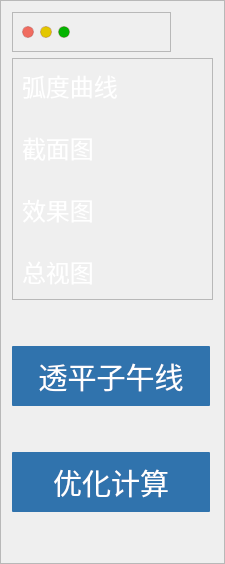
       <widget class="QFrame" name="frame">
        <property name="minimumSize">
         <size>
          <width>225</width>
          <height>0</height>
         </size>
        </property>
        <property name="maximumSize">
         <size>
          <width>225</width>
          <height>16777215</height>
         </size>
        </property>
        <property name="styleSheet">
         <string notr="true">QFrame#frame{
	background-color: qlineargradient(x0:0, y0:1, x2:0, y2:1,stop:0 rgb(113, 109, 252), stop:1 rgb(164, 124, 255));
}</string>
        </property>
        <property name="frameShape">
         <enum>QFrame::StyledPanel</enum>
        </property>
        <property name="frameShadow">
         <enum>QFrame::Raised</enum>
        </property>
        <layout class="QVBoxLayout" name="verticalLayout" stretch="0,4,3,0,0,0,0">
         <item>
          <widget class="QFrame" name="frame_2">
           <property name="maximumSize">
            <size>
             <width>159</width>
             <height>16777215</height>
            </size>
           </property>
           <property name="frameShape">
            <enum>QFrame::StyledPanel</enum>
           </property>
           <property name="frameShadow">
            <enum>QFrame::Raised</enum>
           </property>
           <layout class="QHBoxLayout" name="horizontalLayout">
            <item>
             <widget class="QPushButton" name="pushButton_5">
              <property name="minimumSize">
               <size>
                <width>12</width>
                <height>12</height>
               </size>
              </property>
              <property name="maximumSize">
               <size>
                <width>12</width>
                <height>12</height>
               </size>
              </property>
              <property name="styleSheet">
               <string notr="true">QPushButton{
	
	background-color: rgb(240, 108, 96);
border:1px solid rgba(113, 17, 15,50);
border-radius:6px;
}
QPushButton:hover {
background-color:rgb(139, 29, 31)
	
}
QPushButton:pressed {
	background-color: rgb(232, 59, 35);
}
</string>
              </property>
              <property name="text">
               <string/>
              </property>
             </widget>
            </item>
            <item>
             <widget class="QPushButton" name="pushButton_6">
              <property name="minimumSize">
               <size>
                <width>12</width>
                <height>12</height>
               </size>
              </property>
              <property name="maximumSize">
               <size>
                <width>12</width>
                <height>12</height>
               </size>
              </property>
              <property name="styleSheet">
               <string notr="true">QPushButton{
	
	background-color: rgb(227, 199, 0);
border:1px solid rgba(113, 17, 15,50);
border-radius:6px;
}
QPushButton:hover {
background-color:rgb(139, 29, 31)
	
}
QPushButton:pressed {
	background-color: rgb(232, 59, 35);
}
</string>
              </property>
              <property name="text">
               <string/>
              </property>
             </widget>
            </item>
            <item>
             <widget class="QPushButton" name="pushButton_7">
              <property name="minimumSize">
               <size>
                <width>12</width>
                <height>12</height>
               </size>
              </property>
              <property name="maximumSize">
               <size>
                <width>12</width>
                <height>12</height>
               </size>
              </property>
              <property name="styleSheet">
               <string notr="true">QPushButton{
	
	background-color: rgb(4, 180, 0);
border:1px solid rgba(113, 17, 15,50);
border-radius:6px;
}
QPushButton:hover {
background-color:rgb(139, 29, 31)
	
}
QPushButton:pressed {
	background-color: rgb(232, 59, 35);
}
</string>
              </property>
              <property name="text">
               <string/>
              </property>
             </widget>
            </item>
            <item>
             <spacer name="horizontalSpacer_2">
              <property name="orientation">
               <enum>Qt::Horizontal</enum>
              </property>
              <property name="sizeHint" stdset="0">
               <size>
                <width>40</width>
                <height>20</height>
               </size>
              </property>
             </spacer>
            </item>
           </layout>
          </widget>
         </item>
         <item>
          <widget class="QFrame" name="frame_3">
           <property name="contextMenuPolicy">
            <enum>Qt::CustomContextMenu</enum>
           </property>
           <property name="frameShape">
            <enum>QFrame::StyledPanel</enum>
           </property>
           <property name="frameShadow">
            <enum>QFrame::Raised</enum>
           </property>
           <layout class="QVBoxLayout" name="verticalLayout_2" stretch="0,0,0,0,0,0,0">
            <item>
             <widget class="QPushButton" name="pushButton_hudu">
              <property name="font">
               <font>
                <family>Agency FB</family>
                <pointsize>18</pointsize>
               </font>
              </property>
              <property name="styleSheet">
               <string notr="true">QPushButton{
	color: rgb(255, 255, 255);
text-align:left;

	border:0px outset rgb(255, 255, 255);
	border-radius:8px;
}
QPushButton:hover {

border:2px outset rgba(36, 36, 36,0);
}
QPushButton:pressed {

border:4px outset rgba(36, 36, 36,0);
}</string>
              </property>
              <property name="text">
               <string>弧度曲线</string>
              </property>
              <property name="icon">
               <iconset resource="source/pic.qrc">
                <normaloff>:/source/hudu.png</normaloff>:/source/hudu.png</iconset>
              </property>
              <property name="iconSize">
               <size>
                <width>50</width>
                <height>40</height>
               </size>
              </property>
             </widget>
            </item>
            <item>
             <widget class="QLabel" name="label_2">
              <property name="text">
               <string/>
              </property>
             </widget>
            </item>
            <item>
             <widget class="QPushButton" name="pushButton_jiemian">
              <property name="font">
               <font>
                <family>Agency FB</family>
                <pointsize>18</pointsize>
               </font>
              </property>
              <property name="styleSheet">
               <string notr="true">QPushButton{
	color: rgb(255, 255, 255);
text-align:left;

	border:0px outset rgb(255, 255, 255);
	border-radius:8px;
}
QPushButton:hover {

border:2px outset rgba(36, 36, 36,0);
}
QPushButton:pressed {

border:4px outset rgba(36, 36, 36,0);
}</string>
              </property>
              <property name="text">
               <string>截面图</string>
              </property>
              <property name="icon">
               <iconset resource="source/pic.qrc">
                <normaloff>:/source/jiemian.png</normaloff>:/source/jiemian.png</iconset>
              </property>
              <property name="iconSize">
               <size>
                <width>50</width>
                <height>40</height>
               </size>
              </property>
             </widget>
            </item>
            <item>
             <widget class="QLabel" name="label">
              <property name="text">
               <string/>
              </property>
             </widget>
            </item>
            <item>
             <widget class="QPushButton" name="pushButton_xiaoguo">
              <property name="font">
               <font>
                <family>Agency FB</family>
                <pointsize>18</pointsize>
               </font>
              </property>
              <property name="styleSheet">
               <string notr="true">QPushButton{
	
	color: rgb(255, 255, 255);
text-align:left;

	border:0px outset rgb(255, 255, 255);
	border-radius:8px;
}
QPushButton:hover {

border:2px outset rgba(36, 36, 36,0);
}
QPushButton:pressed {

border:4px outset rgba(36, 36, 36,0);
}</string>
              </property>
              <property name="text">
               <string>效果图</string>
              </property>
              <property name="icon">
               <iconset resource="source/pic.qrc">
                <normaloff>:/source/xiaoguo.png</normaloff>:/source/xiaoguo.png</iconset>
              </property>
              <property name="iconSize">
               <size>
                <width>50</width>
                <height>40</height>
               </size>
              </property>
             </widget>
            </item>
            <item>
             <widget class="QLabel" name="label_6">
              <property name="text">
               <string/>
              </property>
             </widget>
            </item>
            <item>
             <widget class="QPushButton" name="pushButton_zong">
              <property name="font">
               <font>
                <family>Agency FB</family>
                <pointsize>18</pointsize>
               </font>
              </property>
              <property name="styleSheet">
               <string notr="true">QPushButton{
	color: rgb(255, 255, 255);
text-align:left;

	border:0px outset rgb(255, 255, 255);
	border-radius:8px;
}
QPushButton:hover {

border:2px outset rgba(36, 36, 36,0);
}
QPushButton:pressed {

border:4px outset rgba(36, 36, 36,0);
}</string>
              </property>
              <property name="text">
               <string>总视图</string>
              </property>
              <property name="icon">
               <iconset resource="source/pic.qrc">
                <normaloff>:/source/zong.png</normaloff>:/source/zong.png</iconset>
              </property>
              <property name="iconSize">
               <size>
                <width>50</width>
                <height>40</height>
               </size>
              </property>
             </widget>
            </item>
           </layout>
          </widget>
         </item>
         <item>
          <spacer name="verticalSpacer">
           <property name="orientation">
            <enum>Qt::Vertical</enum>
           </property>
           <property name="sizeHint" stdset="0">
            <size>
             <width>20</width>
             <height>40</height>
            </size>
           </property>
          </spacer>
         </item>
         <item>
          <widget class="QPushButton" name="pushButton_meridional">
           <property name="minimumSize">
            <size>
             <width>0</width>
             <height>60</height>
            </size>
           </property>
           <property name="font">
            <font>
             <family>楷体</family>
             <pointsize>22</pointsize>
             <weight>50</weight>
             <italic>false</italic>
             <bold>false</bold>
             <underline>false</underline>
            </font>
           </property>
           <property name="layoutDirection">
            <enum>Qt::LeftToRight</enum>
           </property>
           <property name="styleSheet">
            <string notr="true">QPushButton{
	margin-right:3px;
	margin-bottom:0px;
	color: rgb(255, 255, 255);
	background-color: rgb(48, 115, 173);
	border-radius:1px;
}
#pushButton_optimize:hover{

	background-color: rgba(48, 115, 173, 200);
	color: rgb(255, 255, 255);
}
#pushButton_optimize:pressed{
	padding-top:5px;
    padding 
}</string>
           </property>
           <property name="text">
            <string>透平子午线</string>
           </property>
           <property name="iconSize">
            <size>
             <width>50</width>
             <height>40</height>
            </size>
           </property>
          </widget>
         </item>
         <item>
          <spacer name="verticalSpacer_3">
           <property name="orientation">
            <enum>Qt::Vertical</enum>
           </property>
           <property name="sizeHint" stdset="0">
            <size>
             <width>20</width>
             <height>40</height>
            </size>
           </property>
          </spacer>
         </item>
         <item>
          <widget class="QPushButton" name="pushButton_optimize">
           <property name="minimumSize">
            <size>
             <width>0</width>
             <height>60</height>
            </size>
           </property>
           <property name="font">
            <font>
             <family>楷体</family>
             <pointsize>22</pointsize>
             <weight>50</weight>
             <italic>false</italic>
             <bold>false</bold>
             <underline>false</underline>
            </font>
           </property>
           <property name="layoutDirection">
            <enum>Qt::LeftToRight</enum>
           </property>
           <property name="styleSheet">
            <string notr="true">QPushButton{
	margin-right:3px;
	margin-bottom:0px;
	color: rgb(255, 255, 255);
	background-color: rgb(48, 115, 173);
	border-radius:1px;
}
#pushButton_optimize:hover{

	background-color: rgba(48, 115, 173, 200);
	color: rgb(255, 255, 255);
}
#pushButton_optimize:pressed{
	padding-top:5px;
    padding 
}</string>
           </property>
           <property name="text">
            <string>优化计算</string>
           </property>
           <property name="iconSize">
            <size>
             <width>50</width>
             <height>40</height>
            </size>
           </property>
          </widget>
         </item>
         <item>
          <spacer name="verticalSpacer_2">
           <property name="orientation">
            <enum>Qt::Vertical</enum>
           </property>
           <property name="sizeHint" stdset="0">
            <size>
             <width>20</width>
             <height>40</height>
            </size>
           </property>
          </spacer>
         </item>
        </layout>
       </widget>
